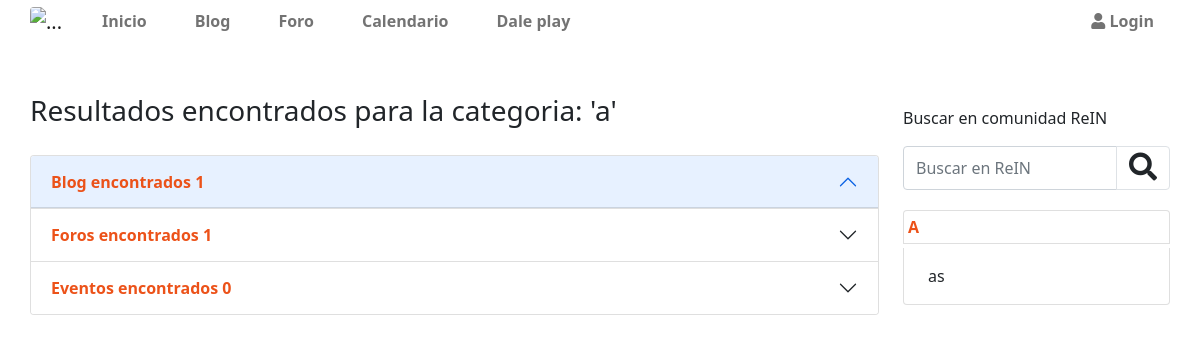
The page /resultadosporcategoria/1 on the database its author committed.
### appcategorias/models.py (models this page shows, shortened)
class categorias(models.Model):
    nombre=models.CharField(max_length=50)
    created=models.DateTimeField(auto_now_add=True)
    updated=models.DateTimeField(auto_now_add=True)
    class Meta:
        verbose_name='categoria'
        verbose_name_plural='categorias'
        ordering = ['-created']

class subcategorias(models.Model):
    categoriarel=models.ForeignKey(categorias,on_delete=models.CASCADE,null=True,blank=True,related_name='categoriasrel',verbose_name='Categoria Principal')
    nombre=models.CharField(max_length=50)
    created=models.DateTimeField(auto_now_add=True)
    updated=models.DateTimeField(auto_now_add=True)
    class Meta:
        verbose_name='subcategoria'
        verbose_name_plural='subcategorias'
        ordering = ['-created']

### apprein/views.py (the view)
# urls.py: path('resultadosporcategoria/<id>',views.resultadosporcategoria,name='resultadosporcategoria'),
def resultadosporcategoria(request,id):
     articuloblog = blogm.objects.filter(categoriablog = id)
     articuloforo = forom.objects.filter(categoriasforo = id)
     articuloevento = eventosm.objects.filter(categoriaevento = id)
     valor = categorias.objects.get(id=id)
     contexto = {
          'articuloblogporcat': articuloblog,
          'articuloforoporcat': articuloforo,
          'articuloeventoporcat': articuloevento,
          'valorporcategorias':valor,
          'resultadosblogporcat': blogm.objects.filter(categoriablog = id).count(),
          'resultadosforoporcat': forom.objects.filter(categoriasforo = id).count(),
          'resultadoseventoporcat': eventosm.objects.filter(categoriaevento = valor).count(),
     }
     return render(request,'apprein/resultadosporcategoria.html',contexto)

### apprein/context_processors.py (called while the page is built)
def data_templates(request):
    cat = categorias.objects.all()
    subcat = subcategorias.objects.all()
    blog = blogm.objects.all()
    notiblog = notificacionesblog.objects.all().count()
    notiforo = notificacionesforo.objects.all().count()
    notieventos = notificacioneseventos.objects.all().count()
    return{
        'categorias':cat,
        'subcat':subcat,
        'notificaciones':(notiblog+notiforo+notieventos)
    }

### apprein/templates/apprein/resultadosporcategoria.html (shortened to what this page needs)
{% extends 'apprein/plantilla.html' %}
{% load static %}
{% load humanize %}
{% block content %}
<div class="row">
    <div class="col-lg-12">
        <h3 class="mb-4 py-1">Resultados encontrados para la categoria: '{{valorporcategorias.nombre}}'</h3>
        <div class="accordion mt-4" id="accordionExample">
            <div class="accordion-item">
                <h2 class="accordion-header" id="headingOne">
                    <button class="accordion-button fw-bold enlace" type="button" data-bs-toggle="collapse"
                        data-bs-target="#collapseOne" aria-expanded="true" aria-controls="collapseOne">
                        Blog encontrados {{resultadosblogporcat}}
                    </button>
                </h2>
            </div>
            <div class="accordion-item">
                <h2 class="accordion-header" id="headingTwo">
                    <button class="accordion-button collapsed fw-bold enlace" type="button" data-bs-toggle="collapse"
                        data-bs-target="#collapseTwo" aria-expanded="false" aria-controls="collapseTwo">
                        Foros encontrados {{resultadosforoporcat}}
                    </button>
                </h2>
            </div>
            <div class="accordion-item">
                <h2 class="accordion-header" id="headingThree">
                    <button class="accordion-button collapsed fw-bold enlace" type="button" data-bs-toggle="collapse"
                        data-bs-target="#collapseThree" aria-expanded="false" aria-controls="collapseThree">
                        Eventos encontrados {{resultadoseventoporcat}}
                    </button>
                </h2>
            </div>
        </div>
    </div>
</div>
{% endblock  %}

### apprein/templates/apprein/snipets/apprein/sidebar.html (shortened to what this page needs)
<div class="col-12 col-lg-3">
    <p class="mt-3">Buscar en comunidad ReIN</p>
    <form action="/apprein/buscador/" method="get" class="d-flex">
        <div class="input-group mb-3">
          <input type="text" name="buscar" class="form-control" value="{{valor}}"  placeholder="Buscar en ReIN" aria-label="Recipient's username" aria-describedby="button-addon2" required>
          <button class="btn btn-outline-light border" type="submit" id="button-addon2"><i class="fas fa-search fs-3 text-dark"></i></button>
        </div>
      </form>
    {% if categorias %}
        {% for cat in categorias  %}
        <ul class="list-group">
            <li class="list-group-item d-flex my-1 justify-content-between p-1 ">
                <div class="d-flex">
                    <a href="{% url 'resultadosporcategoria' cat.id %}" class=" text-uppercase enlace m-auto fw-bold">{{cat.nombre}}</a>
                </div>
                    {% for subc in subcat  %}
                        {% if subc.categoriarel_id == cat.id %}
                        <li class="list-group-item"><a href="{% url 'resultadosporsubcategoria' subc.id %}" class="bg-subcat text-dark text-decoration-none d-block p-2">{{subc.nombre}}</a></li>
                        {% endif %}
                    {% endfor %}
            </li>
        </ul>
        {% endfor %}
    {% endif %}
    </div>
  </div>

### apprein/static/apprein/css/reinestilo.css (style rules this page uses)
.enlace { text-decoration: none !important; color:#eb490ef3 !important; }

### apprein/templates/apprein/snipets/apprein/sidebar.html (style rules this page uses)
.bg-subcat { color: #f54c0f66; }

### rows shown on the page
categorias: nombre "a", nombre "A"
subcategorias: nombre "as"

### other values the page prints
{{ resultadosblogporcat }} "1"
{{ resultadosforoporcat }} "1"
{{ resultadoseventoporcat }} "0"
